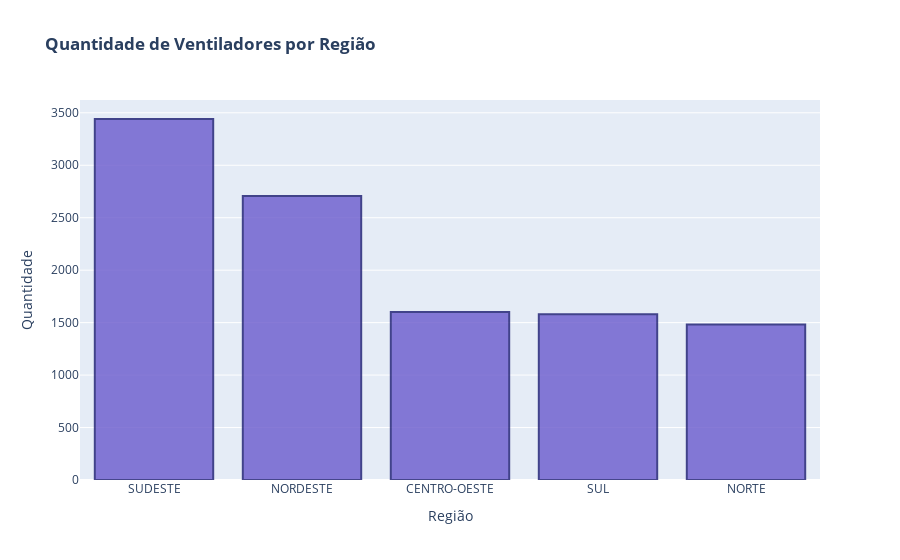

Notebook source saved alongside this figure:
### Markdown cell above
### Figura 2: Quantidade de Equipamentos por Região

### Code cell
#  Selecting data and configuring width and opacity
data = [go.Bar(x=dfgrouped['REGIAO'], y=dfgrouped['QUANTIDADE'], marker = {'color': 'slateblue',
                         'line': {'color': 'midnightblue','width': 2}}, opacity= 0.8)]
#Layout configuration
config_lay = go.Layout(title='<b>Quantidade de Ventiladores por Região</b>',yaxis={'title':'Quantidade'},
                                 xaxis={'title':'Região'})
fig2 = go.Figure(data=data, layout=config_lay)

#Creating graph
py.iplot(fig2)

### Figure 1 — Plotly figure (JSON) as saved in the notebook; plotly's stock layout.template omitted (floating-point values rounded to 4 significant figures)
{"data": [{"marker": {"color": "slateblue", "line": {"color": "midnightblue", "width": 2}}, "opacity": 0.8, "type": "bar", "x": ["SUDESTE", "NORDESTE", "CENTRO-OESTE", "SUL", "NORTE"], "y": [3441, 2708, 1602, 1581, 1482]}], "layout": {"title": {"text": "<b>Quantidade de Ventiladores por Região</b>"}, "xaxis": {"title": {"text": "Região"}}, "yaxis": {"title": {"text": "Quantidade"}}}}
